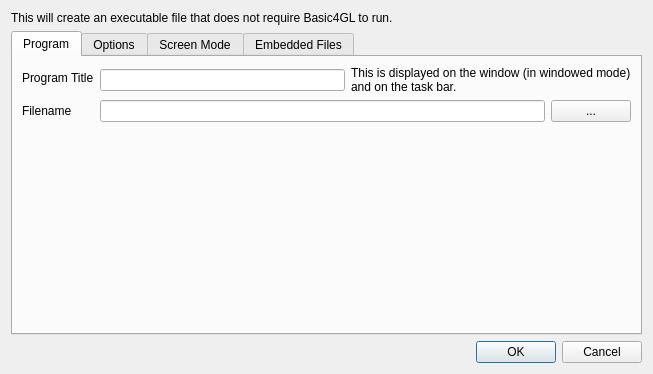
<?xml version="1.0" encoding="UTF-8"?>
<ui version="4.0">
 <class>createstandalonedialog</class>
 <widget class="QDialog" name="createstandalonedialog">
  <property name="geometry">
   <rect>
    <x>0</x>
    <y>0</y>
    <width>653</width>
    <height>372</height>
   </rect>
  </property>
  <property name="windowTitle">
   <string>Create Standalone .exe</string>
  </property>
  <layout class="QGridLayout" name="gridLayout_2">
   <item row="1" column="0">
    <layout class="QVBoxLayout" name="verticalLayout">
     <item>
      <widget class="QTabWidget" name="tabWidget">
       <property name="tabShape">
        <enum>QTabWidget::Rounded</enum>
       </property>
       <property name="currentIndex">
        <number>0</number>
       </property>
       <widget class="QWidget" name="programTab">
        <attribute name="title">
         <string>Program</string>
        </attribute>
        <layout class="QVBoxLayout" name="verticalLayout_3">
         <item>
          <layout class="QFormLayout" name="formLayout">
           <item row="0" column="0">
            <widget class="QLabel" name="label_2">
             <property name="text">
              <string>Program Title</string>
             </property>
            </widget>
           </item>
           <item row="0" column="1">
            <layout class="QHBoxLayout" name="horizontalLayout_3">
             <item>
              <widget class="QLineEdit" name="titleEdit">
               <property name="maxLength">
                <number>255</number>
               </property>
              </widget>
             </item>
             <item>
              <widget class="QLabel" name="label_3">
               <property name="sizePolicy">
                <sizepolicy hsizetype="Fixed" vsizetype="Minimum">
                 <horstretch>0</horstretch>
                 <verstretch>0</verstretch>
                </sizepolicy>
               </property>
               <property name="minimumSize">
                <size>
                 <width>0</width>
                 <height>0</height>
                </size>
               </property>
               <property name="text">
                <string>This is displayed on the window (in windowed mode) and on the task bar.</string>
               </property>
               <property name="wordWrap">
                <bool>true</bool>
               </property>
              </widget>
             </item>
            </layout>
           </item>
           <item row="1" column="0">
            <widget class="QLabel" name="label_4">
             <property name="text">
              <string>Filename</string>
             </property>
            </widget>
           </item>
           <item row="1" column="1">
            <layout class="QHBoxLayout" name="horizontalLayout">
             <item>
              <widget class="QLineEdit" name="filenameEdit"/>
             </item>
             <item>
              <widget class="QPushButton" name="filenameButton">
               <property name="text">
                <string>...</string>
               </property>
              </widget>
             </item>
            </layout>
           </item>
          </layout>
         </item>
        </layout>
       </widget>
       <widget class="QWidget" name="optionsTab">
        <attribute name="title">
         <string>Options</string>
        </attribute>
        <layout class="QVBoxLayout" name="verticalLayout_5">
         <item>
          <layout class="QVBoxLayout" name="verticalLayout_2">
           <item>
            <layout class="QHBoxLayout" name="horizontalLayout_2">
             <item>
              <widget class="QGroupBox" name="groupBox_2">
               <property name="sizePolicy">
                <sizepolicy hsizetype="Preferred" vsizetype="Maximum">
                 <horstretch>0</horstretch>
                 <verstretch>0</verstretch>
                </sizepolicy>
               </property>
               <property name="title">
                <string>When program finishes</string>
               </property>
               <layout class="QFormLayout" name="formLayout_2">
                <item row="0" column="0">
                 <widget class="QRadioButton" name="finishCloseBtn">
                  <property name="text">
                   <string>Close immediately</string>
                  </property>
                  <property name="checked">
                   <bool>true</bool>
                  </property>
                 </widget>
                </item>
                <item row="1" column="0">
                 <widget class="QRadioButton" name="finishWaitKeyBtn">
                  <property name="text">
                   <string>Wait for keypress then close</string>
                  </property>
                  <property name="checked">
                   <bool>false</bool>
                  </property>
                 </widget>
                </item>
                <item row="2" column="0">
                 <widget class="QRadioButton" name="finishWaitCloseBtn">
                  <property name="text">
                   <string>Wait for window to be closed</string>
                  </property>
                 </widget>
                </item>
               </layout>
              </widget>
             </item>
             <item>
              <widget class="QGroupBox" name="groupBox">
               <property name="sizePolicy">
                <sizepolicy hsizetype="Preferred" vsizetype="Maximum">
                 <horstretch>0</horstretch>
                 <verstretch>0</verstretch>
                </sizepolicy>
               </property>
               <property name="title">
                <string>If a runtime error occurs</string>
               </property>
               <layout class="QFormLayout" name="formLayout_3">
                <item row="0" column="0">
                 <widget class="QRadioButton" name="errorCloseBtn">
                  <property name="text">
                   <string>Just close</string>
                  </property>
                  <property name="checked">
                   <bool>true</bool>
                  </property>
                 </widget>
                </item>
                <item row="1" column="0">
                 <widget class="QRadioButton" name="errorGeneralBtn">
                  <property name="text">
                   <string>Show a general &quot;An error has occurred&quot; message</string>
                  </property>
                 </widget>
                </item>
                <item row="2" column="0">
                 <widget class="QRadioButton" name="errorSpecificBtn">
                  <property name="text">
                   <string>Show error complete with line number</string>
                  </property>
                  <property name="checked">
                   <bool>false</bool>
                  </property>
                 </widget>
                </item>
               </layout>
              </widget>
             </item>
            </layout>
           </item>
           <item>
            <widget class="QCheckBox" name="escQuitCheck">
             <property name="text">
              <string>&quot;Esc&quot; key or closing window quits</string>
             </property>
             <property name="checked">
              <bool>true</bool>
             </property>
            </widget>
           </item>
           <item>
            <widget class="QLabel" name="label_5">
             <property name="sizePolicy">
              <sizepolicy hsizetype="Preferred" vsizetype="Maximum">
               <horstretch>0</horstretch>
               <verstretch>0</verstretch>
              </sizepolicy>
             </property>
             <property name="text">
              <string>If you disable this option, make sure you build a QUIT function into your program!</string>
             </property>
            </widget>
           </item>
           <item>
            <widget class="QWidget" name="widget" native="true">
             <property name="sizePolicy">
              <sizepolicy hsizetype="Preferred" vsizetype="Expanding">
               <horstretch>0</horstretch>
               <verstretch>0</verstretch>
              </sizepolicy>
             </property>
            </widget>
           </item>
          </layout>
         </item>
        </layout>
       </widget>
       <widget class="QWidget" name="screenModeTab">
        <attribute name="title">
         <string>Screen Mode</string>
        </attribute>
        <layout class="QVBoxLayout" name="verticalLayout_8">
         <item>
          <layout class="QHBoxLayout" name="horizontalLayout_4">
           <item>
            <widget class="QGroupBox" name="groupBox_3">
             <property name="title">
              <string>Screen/window resolution</string>
             </property>
             <layout class="QFormLayout" name="formLayout_4">
              <item row="0" column="0">
               <widget class="QLabel" name="label_6">
                <property name="text">
                 <string>Resolution</string>
                </property>
               </widget>
              </item>
              <item row="0" column="1">
               <widget class="QComboBox" name="resCombo"/>
              </item>
             </layout>
            </widget>
           </item>
           <item>
            <widget class="QGroupBox" name="groupBox_4">
             <property name="sizePolicy">
              <sizepolicy hsizetype="Maximum" vsizetype="Preferred">
               <horstretch>0</horstretch>
               <verstretch>0</verstretch>
              </sizepolicy>
             </property>
             <property name="title">
              <string>Colour depth</string>
             </property>
             <layout class="QFormLayout" name="formLayout_5">
              <item row="0" column="0">
               <widget class="QRadioButton" name="depthDesktopBtn">
                <property name="text">
                 <string>Use desktop</string>
                </property>
                <property name="checked">
                 <bool>true</bool>
                </property>
               </widget>
              </item>
              <item row="1" column="0">
               <widget class="QRadioButton" name="depth16Btn">
                <property name="text">
                 <string>16 bit</string>
                </property>
               </widget>
              </item>
              <item row="2" column="0">
               <widget class="QRadioButton" name="depth32Btn">
                <property name="text">
                 <string>32 bit</string>
                </property>
               </widget>
              </item>
             </layout>
            </widget>
           </item>
           <item>
            <widget class="QWidget" name="widget_2" native="true">
             <property name="sizePolicy">
              <sizepolicy hsizetype="Maximum" vsizetype="Preferred">
               <horstretch>0</horstretch>
               <verstretch>0</verstretch>
              </sizepolicy>
             </property>
             <property name="minimumSize">
              <size>
               <width>0</width>
               <height>0</height>
              </size>
             </property>
             <layout class="QVBoxLayout" name="verticalLayout_9">
              <item>
               <widget class="QGroupBox" name="groupBox_6">
                <property name="sizePolicy">
                 <sizepolicy hsizetype="Maximum" vsizetype="Maximum">
                  <horstretch>0</horstretch>
                  <verstretch>0</verstretch>
                 </sizepolicy>
                </property>
                <property name="title">
                 <string>Advanced</string>
                </property>
                <layout class="QFormLayout" name="formLayout_6">
                 <item row="0" column="0">
                  <widget class="QCheckBox" name="stencilCheck">
                   <property name="text">
                    <string>Enable stencil buffer</string>
                   </property>
                  </widget>
                 </item>
                </layout>
               </widget>
              </item>
              <item>
               <widget class="QCheckBox" name="fullScreenCheck">
                <property name="sizePolicy">
                 <sizepolicy hsizetype="Maximum" vsizetype="Fixed">
                  <horstretch>0</horstretch>
                  <verstretch>0</verstretch>
                 </sizepolicy>
                </property>
                <property name="text">
                 <string>Full screen</string>
                </property>
               </widget>
              </item>
              <item>
               <widget class="QCheckBox" name="borderCheck">
                <property name="sizePolicy">
                 <sizepolicy hsizetype="Maximum" vsizetype="Fixed">
                  <horstretch>0</horstretch>
                  <verstretch>0</verstretch>
                 </sizepolicy>
                </property>
                <property name="text">
                 <string>Border around window</string>
                </property>
                <property name="checked">
                 <bool>true</bool>
                </property>
               </widget>
              </item>
              <item>
               <widget class="QCheckBox" name="resizeCheck">
                <property name="sizePolicy">
                 <sizepolicy hsizetype="Maximum" vsizetype="Fixed">
                  <horstretch>0</horstretch>
                  <verstretch>0</verstretch>
                 </sizepolicy>
                </property>
                <property name="text">
                 <string>Allow resizing</string>
                </property>
               </widget>
              </item>
             </layout>
            </widget>
           </item>
          </layout>
         </item>
         <item>
          <widget class="QGroupBox" name="groupBox_5">
           <property name="sizePolicy">
            <sizepolicy hsizetype="Preferred" vsizetype="Maximum">
             <horstretch>0</horstretch>
             <verstretch>0</verstretch>
            </sizepolicy>
           </property>
           <property name="title">
            <string>Startup</string>
           </property>
           <layout class="QFormLayout" name="formLayout_7">
            <item row="0" column="0">
             <widget class="QRadioButton" name="createWindowBtn">
              <property name="text">
               <string>Create window when application starts</string>
              </property>
              <property name="checked">
               <bool>true</bool>
              </property>
             </widget>
            </item>
            <item row="1" column="0">
             <widget class="QRadioButton" name="dontCreateWindowBtn">
              <property name="text">
               <string>Don't create window until UpdateWindow() is called</string>
              </property>
             </widget>
            </item>
           </layout>
          </widget>
         </item>
         <item>
          <widget class="QWidget" name="widget_3" native="true">
           <property name="sizePolicy">
            <sizepolicy hsizetype="Preferred" vsizetype="Expanding">
             <horstretch>0</horstretch>
             <verstretch>0</verstretch>
            </sizepolicy>
           </property>
          </widget>
         </item>
        </layout>
       </widget>
       <widget class="QWidget" name="embeddedFilesTab">
        <attribute name="title">
         <string>Embedded Files</string>
        </attribute>
        <layout class="QVBoxLayout" name="verticalLayout_7">
         <item>
          <layout class="QHBoxLayout" name="horizontalLayout_5">
           <item>
            <layout class="QVBoxLayout" name="verticalLayout_4">
             <item>
              <widget class="QListWidget" name="embedList">
               <property name="selectionMode">
                <enum>QAbstractItemView::MultiSelection</enum>
               </property>
              </widget>
             </item>
             <item>
              <layout class="QGridLayout" name="gridLayout">
               <item row="0" column="0">
                <widget class="QPushButton" name="embedAddBtn">
                 <property name="text">
                  <string>Add...</string>
                 </property>
                </widget>
               </item>
               <item row="0" column="1">
                <widget class="QPushButton" name="embedRemoveBtn">
                 <property name="text">
                  <string>Remove</string>
                 </property>
                </widget>
               </item>
              </layout>
             </item>
            </layout>
           </item>
           <item>
            <widget class="QLabel" name="label_7">
             <property name="sizePolicy">
              <sizepolicy hsizetype="Expanding" vsizetype="Expanding">
               <horstretch>0</horstretch>
               <verstretch>0</verstretch>
              </sizepolicy>
             </property>
             <property name="text">
              <string>&lt;html&gt;&lt;head/&gt;&lt;body&gt;&lt;p&gt;Choose the files that will be embedded into your program.&lt;/p&gt;&lt;p&gt;These files will be stored in the actual .exe file.&lt;/p&gt;&lt;p&gt;Whenever the program loads a file (using LoadTex, OpenFileRead etc) it will look in the embedded files list first. If it finds the file, it will load it from there instead of from the disk.&lt;/p&gt;&lt;/body&gt;&lt;/html&gt;</string>
             </property>
             <property name="wordWrap">
              <bool>true</bool>
             </property>
            </widget>
           </item>
          </layout>
         </item>
        </layout>
       </widget>
      </widget>
     </item>
     <item>
      <widget class="QDialogButtonBox" name="buttonBox">
       <property name="orientation">
        <enum>Qt::Horizontal</enum>
       </property>
       <property name="standardButtons">
        <set>QDialogButtonBox::Cancel|QDialogButtonBox::Ok</set>
       </property>
      </widget>
     </item>
    </layout>
   </item>
   <item row="0" column="0">
    <widget class="QLabel" name="label">
     <property name="text">
      <string>This will create an executable file that does not require Basic4GL to run.</string>
     </property>
    </widget>
   </item>
  </layout>
 </widget>
 <tabstops>
  <tabstop>titleEdit</tabstop>
  <tabstop>filenameEdit</tabstop>
  <tabstop>filenameButton</tabstop>
  <tabstop>finishCloseBtn</tabstop>
  <tabstop>finishWaitKeyBtn</tabstop>
  <tabstop>finishWaitCloseBtn</tabstop>
  <tabstop>errorCloseBtn</tabstop>
  <tabstop>errorGeneralBtn</tabstop>
  <tabstop>errorSpecificBtn</tabstop>
  <tabstop>escQuitCheck</tabstop>
 </tabstops>
 <resources/>
 <connections>
  <connection>
   <sender>buttonBox</sender>
   <signal>accepted()</signal>
   <receiver>createstandalonedialog</receiver>
   <slot>accept()</slot>
   <hints>
    <hint type="sourcelabel">
     <x>248</x>
     <y>254</y>
    </hint>
    <hint type="destinationlabel">
     <x>157</x>
     <y>274</y>
    </hint>
   </hints>
  </connection>
  <connection>
   <sender>buttonBox</sender>
   <signal>rejected()</signal>
   <receiver>createstandalonedialog</receiver>
   <slot>reject()</slot>
   <hints>
    <hint type="sourcelabel">
     <x>316</x>
     <y>260</y>
    </hint>
    <hint type="destinationlabel">
     <x>286</x>
     <y>274</y>
    </hint>
   </hints>
  </connection>
 </connections>
</ui>
